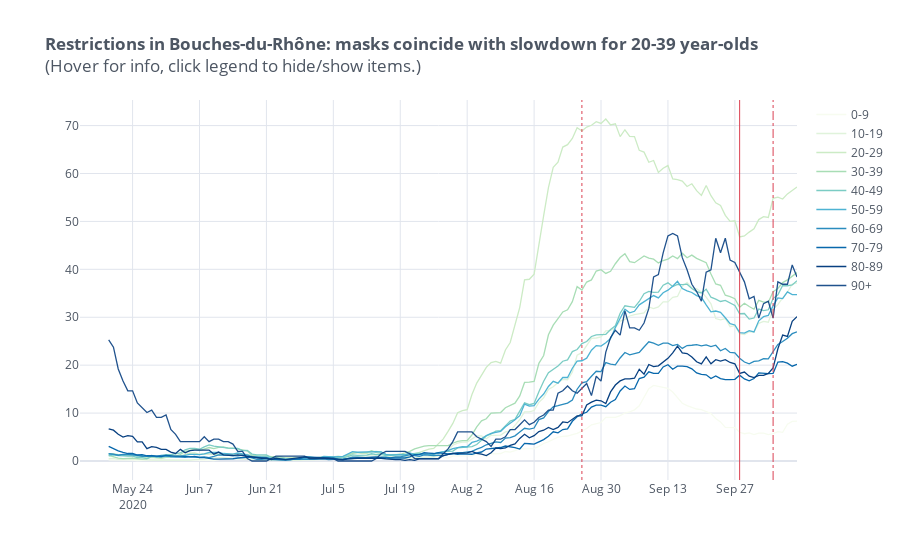

Notebook source saved alongside this figure:
### Markdown cell above
## Marseille - by age group

### Code cell
# now by age group
title = "<b>Restrictions in {}: masks coincide with slowdown for 20-39 year-olds</b><br>{}".format(dep, hover_msg)
vline = mars_vl

plot_df = dept_age_df.query(q).set_index(['jour', 'age_range'])[metric].unstack().rolling(7).mean()

fig = plot_df.iplot(vline=vline,
       colorscale='gnbu',
       title=title, asFigure=True)

print("=== Restriction dates for {} ===\n ".format(dep))
for key in mars_dates.keys():
    print(key +": " + mars_dates[key])


fig.show()

### Figure 1 — Plotly figure (JSON) as saved in the notebook; plotly's stock layout.template omitted (floating-point values rounded to 4 significant figures; data arrays with more than 128 entries replaced by an {"elided": "..."} marker saying what was removed)
{"data": [{"line": {"color": "rgba(247, 252, 240, 1.0)", "dash": "solid", "shape": "linear", "width": 1.3}, "mode": "lines", "name": "0-9", "text": "", "type": "scatter", "x": {"elided": "151 str values"}, "y": {"elided": "151 mixed values"}}, {"line": {"color": "rgba(224, 243, 219, 1.0)", "dash": "solid", "shape": "linear", "width": 1.3}, "mode": "lines", "name": "10-19", "text": "", "type": "scatter", "x": {"elided": "151 str values"}, "y": {"elided": "151 mixed values"}}, {"line": {"color": "rgba(204, 235, 197, 1.0)", "dash": "solid", "shape": "linear", "width": 1.3}, "mode": "lines", "name": "20-29", "text": "", "type": "scatter", "x": {"elided": "151 str values"}, "y": {"elided": "151 mixed values"}}, {"line": {"color": "rgba(168, 221, 181, 1.0)", "dash": "solid", "shape": "linear", "width": 1.3}, "mode": "lines", "name": "30-39", "text": "", "type": "scatter", "x": {"elided": "151 str values"}, "y": {"elided": "151 mixed values"}}, {"line": {"color": "rgba(123, 204, 196, 1.0)", "dash": "solid", "shape": "linear", "width": 1.3}, "mode": "lines", "name": "40-49", "text": "", "type": "scatter", "x": {"elided": "151 str values"}, "y": {"elided": "151 mixed values"}}, {"line": {"color": "rgba(78, 179, 211, 1.0)", "dash": "solid", "shape": "linear", "width": 1.3}, "mode": "lines", "name": "50-59", "text": "", "type": "scatter", "x": {"elided": "151 str values"}, "y": {"elided": "151 mixed values"}}, {"line": {"color": "rgba(43, 140, 190, 1.0)", "dash": "solid", "shape": "linear", "width": 1.3}, "mode": "lines", "name": "60-69", "text": "", "type": "scatter", "x": {"elided": "151 str values"}, "y": {"elided": "151 mixed values"}}, {"line": {"color": "rgba(8, 104, 172, 1.0)", "dash": "solid", "shape": "linear", "width": 1.3}, "mode": "lines", "name": "70-79", "text": "", "type": "scatter", "x": {"elided": "151 str values"}, "y": {"elided": "151 mixed values"}}, {"line": {"color": "rgba(8, 64, 129, 1.0)", "dash": "solid", "shape": "linear", "width": 1.3}, "mode": "lines", "name": "80-89", "text": "", "type": "scatter", "x": {"elided": "151 str values"}, "y": {"elided": "151 mixed values"}}, {"line": {"color": "rgba(8, 64, 129, 0.8999999999999999)", "dash": "solid", "shape": "linear", "width": 1.3}, "mode": "lines", "name": "90+", "text": "", "type": "scatter", "x": {"elided": "151 str values"}, "y": {"elided": "151 mixed values"}}], "layout": {"legend": {"bgcolor": "#FFFFFF", "font": {"color": "#4D5663"}}, "paper_bgcolor": "#FFFFFF", "plot_bgcolor": "#FFFFFF", "shapes": [{"line": {"color": "#db4052", "dash": "dot", "width": 1}, "type": "line", "x0": "2020-08-26", "x1": "2020-08-26", "xref": "x", "y0": 0, "y1": 1, "yref": "paper"}, {"line": {"color": "#db4052", "dash": "solid", "width": 1}, "type": "line", "x0": "2020-09-28", "x1": "2020-09-28", "xref": "x", "y0": 0, "y1": 1, "yref": "paper"}, {"line": {"color": "#db4052", "dash": "dashdot", "width": 1}, "type": "line", "x0": "2020-10-05", "x1": "2020-10-05", "xref": "x", "y0": 0, "y1": 1, "yref": "paper"}], "title": {"font": {"color": "#4D5663"}, "text": "<b>Restrictions in Bouches-du-Rhône: masks coincide with slowdown for 20-39 year-olds</b><br>(Hover for info, click legend to hide/show items.)"}, "xaxis": {"gridcolor": "#E1E5ED", "showgrid": true, "tickfont": {"color": "#4D5663"}, "title": {"font": {"color": "#4D5663"}, "text": ""}, "zerolinecolor": "#E1E5ED"}, "yaxis": {"gridcolor": "#E1E5ED", "showgrid": true, "tickfont": {"color": "#4D5663"}, "title": {"font": {"color": "#4D5663"}, "text": ""}, "zerolinecolor": "#E1E5ED"}}}
